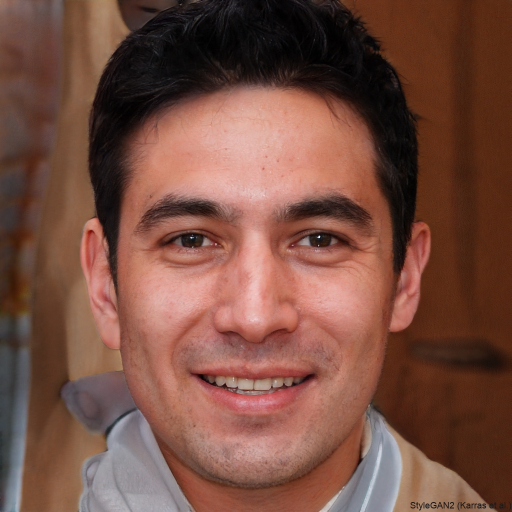
#> input picture src/person.jpg, 1024 x 1024 px (shown at 1/2 size)
$ python lithophane.py
#> lines starting #> are read from the running program, lines starting #| are printed output that depends on the picture
# Project Name: Image to Lithophane STL Generator
# Author: Uijin Cho
# Github: https://github.com/jinc77/lithophane
# Contact: jinc3930@gmail.com
# License: MIT License
# Description: Convert an image to STL

# License Details:
# This project is licensed under the MIT License – see the LICENSE file for details.

import numpy as np
import cv2
from stl import mesh
from skimage import img_as_float, transform

def create_lithophane(image_path, output_stl_path, scale=0.5, layer_height=0.2, num_levels=10, reduction_factor=0.2):
#> called with image_path = 'person.jpg', output_stl_path = 'lithophane.stl', scale = 0.5, layer_height = 0.2, num_levels = 10, reduction_factor = 0.2
    print(f"Working on converting image to lithophane")

    # Load the image and convert to grayscale
    img = cv2.imread(image_path, cv2.IMREAD_GRAYSCALE)
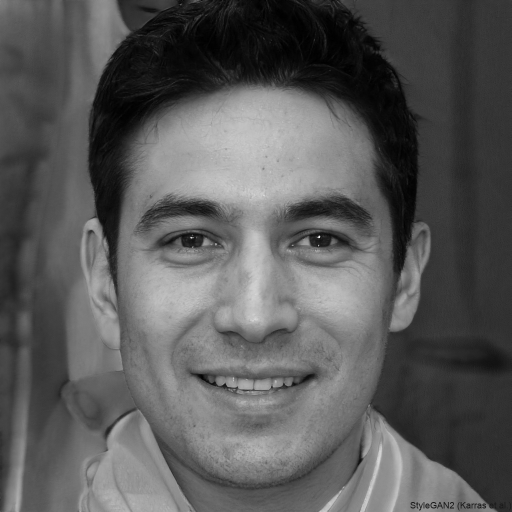
#> img: shape (1024, 1024) (shown at 1/2 size); min 0, max 255, mean 89.3
    if img is None:
        raise ValueError("Image not found or unable to load.")
    print(f"Image found...")

    # Reduce the image resolution
    original_height, original_width = img.shape
#> original_height = 1024; original_width = 1024
    img = transform.rescale(img, reduction_factor, anti_aliasing=True, mode='reflect')
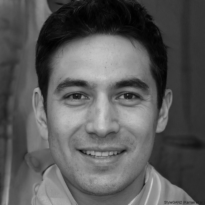
#> img: shape (205, 205) float64; min 0.00533, max 0.806, mean 0.35
    img = img_as_float(img)
    print(f"Image resolution reduced...")

    # Normalize the image to the range [0, 1]
    img = img_as_float(img)
    print(f"Normalized...")

    # Invert the image values to reverse the mapping
    img = 1.0 - img
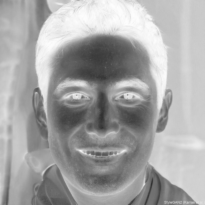
#> img: shape (205, 205) float64; min 0.194, max 0.995, mean 0.65

    # Set base thickness and max height
    base_thickness = layer_height  # Base thickness of 0.2 mm
    max_height = (num_levels - 1) * layer_height  # 10 levels of 0.2 mm each

    # Discretize the height map
    discrete_heights = np.linspace(base_thickness, base_thickness + max_height, num_levels)
    height_map = np.digitize(img, bins=np.linspace(0, 1, num_levels)) - 1
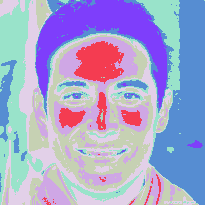
#> height_map: shape (205, 205) int64; 8 distinct labels, from 1 to 8; one colour per label, 0 black
    height_map = discrete_heights[height_map]
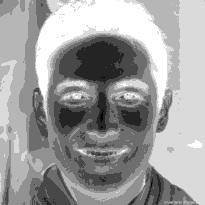
#> height_map: shape (205, 205) float64; min 0.4, max 1.8, mean 1.27; drawn with min black and max white
    print(f"Height map created with {num_levels} discrete levels...")

    # Get the dimensions of the reduced image
    height, width = height_map.shape
#> height = 205; width = 205
    print(f"Dimensions set...")

    # Create the vertices array
    vertices = np.zeros((height, width, 3), dtype=np.float32)
    for y in range(height):
        for x in range(width):
            vertices[y, x] = [x * scale, y * scale, height_map[y, x]]
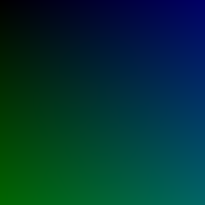
#> vertices: shape (205, 205, 3) float32; mean of channels 0, 1, 2 51, 51, 1.3; drawn as B, G, R
    print(f"Vertices set...")

    # Create the faces array
    faces = []
    for y in range(0, height - 1, 1):  # Step size 1 to maintain enough detail
        for x in range(0, width - 1, 1):  # Step size 1 to maintain enough detail
            # Top face (the lithophane surface)
            v0 = vertices[y, x]
            v1 = vertices[y, min(x + 1, width - 1)]
            v2 = vertices[min(y + 1, height - 1), min(x + 1, width - 1)]
            v3 = vertices[min(y + 1, height - 1), x]
            faces.append([v0, v1, v2])
            faces.append([v0, v2, v3])

            # Bottom face (base of the lithophane)
            v0_b = [v0[0], v0[1], base_thickness]
            v1_b = [v1[0], v1[1], base_thickness]
            v2_b = [v2[0], v2[1], base_thickness]
            v3_b = [v3[0], v3[1], base_thickness]
            faces.append([v0_b, v2_b, v1_b])
            faces.append([v0_b, v3_b, v2_b])

            # Sides
            faces.append([v0, v0_b, v1])
            faces.append([v1, v0_b, v1_b])
            faces.append([v1, v1_b, v2])
            faces.append([v2, v1_b, v2_b])
            faces.append([v2, v2_b, v3])
            faces.append([v3, v2_b, v3_b])
            faces.append([v3, v3_b, v0])
            faces.append([v0, v3_b, v0_b])
#> after the loop, faces = 499392 items
    print(f"Faces array created...")

    # Convert faces to numpy array
    faces = np.array(faces)
    print(f"Faces to numpy...")

    # Create mesh
#> (the run stopped early here; a loop or call above may not have finished)
